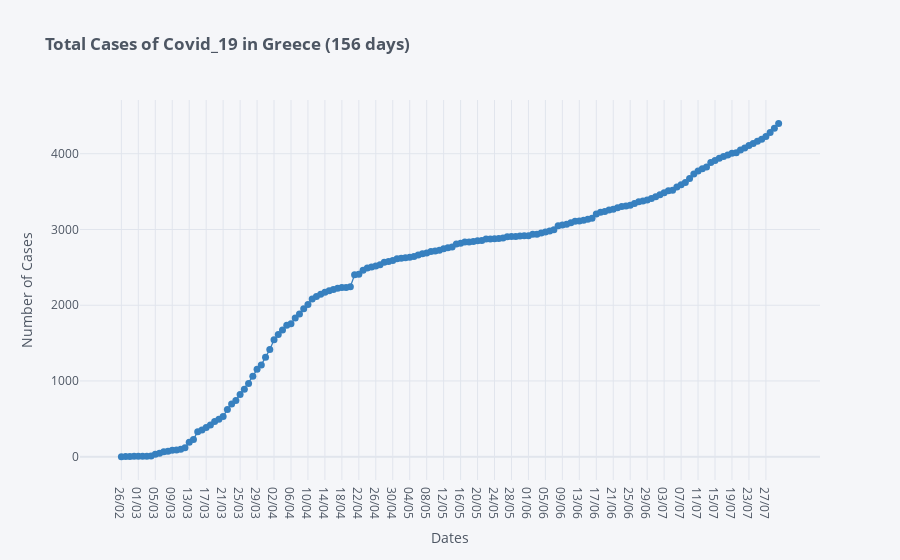

This figure's notebook cell:
### Markdown cell above
## Total Cases per Day

### Code cell
df['Total Cases'].iplot(kind='scatter',mode='lines+markers', color='blue', size=7,
                        xTitle='Dates', yTitle='Number of Cases',
                        title='<b>Total Cases of Covid_19 in Greece ('+str(len(df['Total Cases']))+' days)</b>')

### Figure 1 — Plotly figure (JSON) as saved in the notebook; plotly's stock layout.template omitted (floating-point values rounded to 4 significant figures; data arrays with more than 128 entries replaced by an {"elided": "..."} marker saying what was removed)
{"data": [{"line": {"color": "rgba(55, 128, 191, 1.0)", "dash": "solid", "shape": "linear", "width": 1.3}, "marker": {"size": 7, "symbol": "circle"}, "mode": "lines+markers", "name": "Total Cases", "text": "", "type": "scatter", "x": {"elided": "156 str values"}, "y": {"elided": "156 int values"}}], "layout": {"legend": {"bgcolor": "#F5F6F9", "font": {"color": "#4D5663"}}, "paper_bgcolor": "#F5F6F9", "plot_bgcolor": "#F5F6F9", "title": {"font": {"color": "#4D5663"}, "text": "<b>Total Cases of Covid_19 in Greece (156 days)</b>"}, "xaxis": {"gridcolor": "#E1E5ED", "showgrid": true, "tickfont": {"color": "#4D5663"}, "title": {"font": {"color": "#4D5663"}, "text": "Dates"}, "zerolinecolor": "#E1E5ED"}, "yaxis": {"gridcolor": "#E1E5ED", "showgrid": true, "tickfont": {"color": "#4D5663"}, "title": {"font": {"color": "#4D5663"}, "text": "Number of Cases"}, "zerolinecolor": "#E1E5ED"}}}
